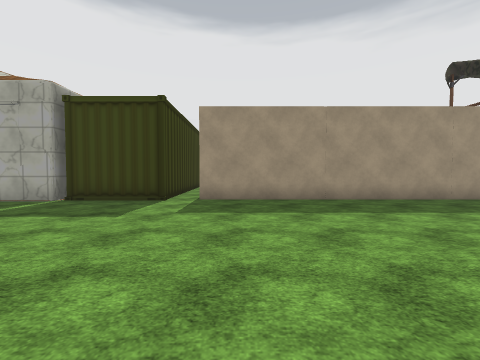
view 1 (above)

23 first-person views from a walk through a Unity game level. The camera is 1.5 m above the floor, tilts 2° down and sees 90° across. The floor is counted in squares, 1.8 m on a side. Each view is taken from the middle of a square. On the plan, view 1 faces up. The plan holds only what a view shows up to about 10 squares ahead; the rest is blank. The place goes on beyond the plan. The player character is not drawn. Some surface patterns are stand-ins.

view 2
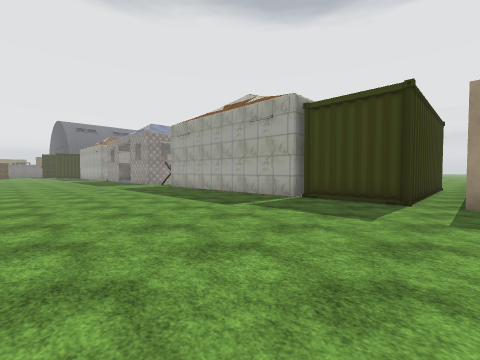

view 3
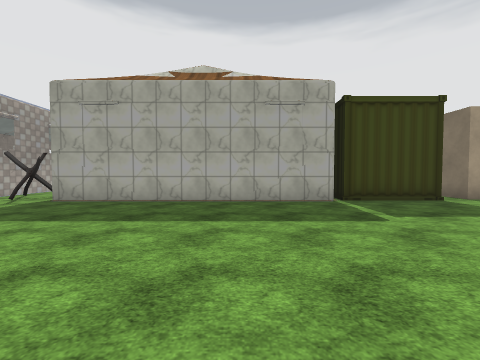

view 4
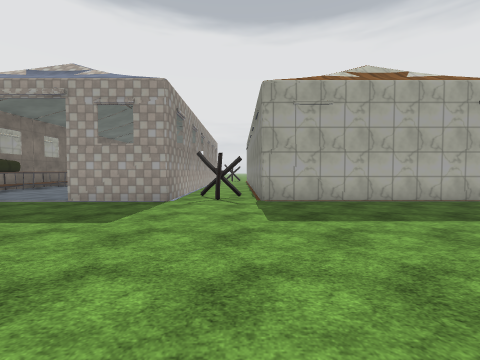

view 5
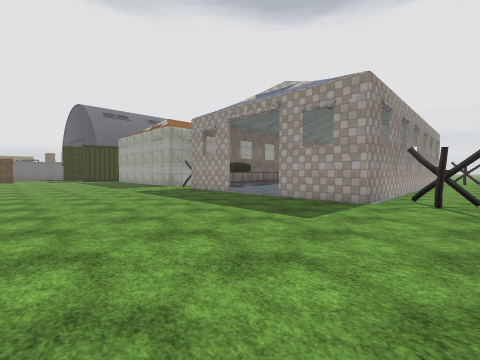

view 6
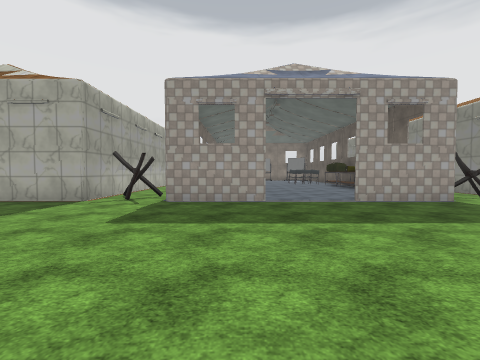

view 7
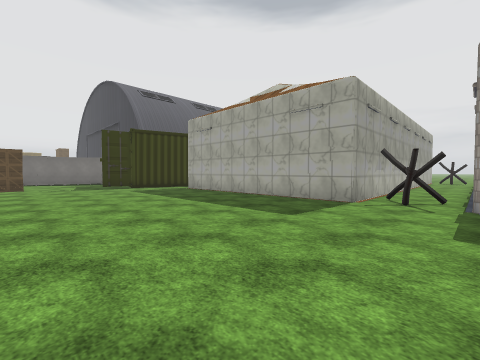

view 8
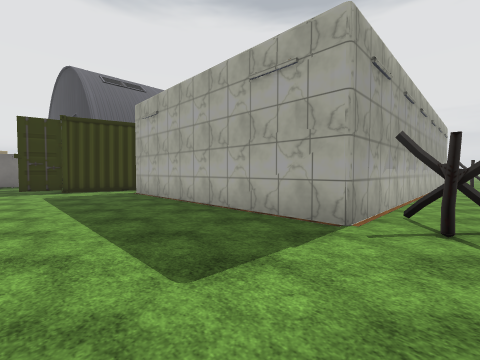

view 9
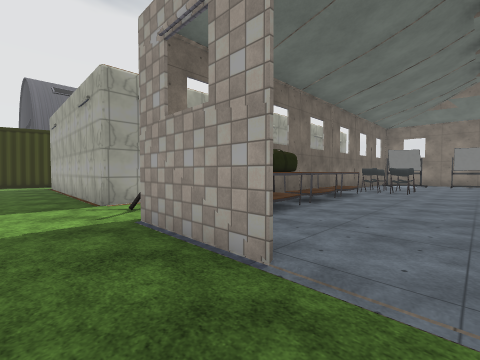

view 10
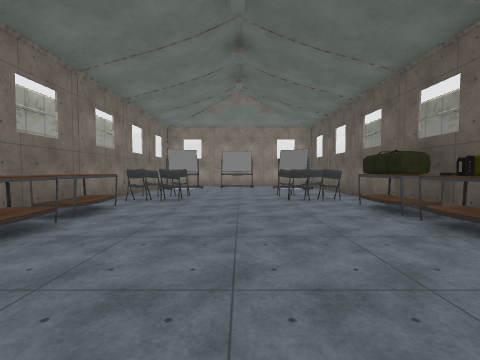

view 11
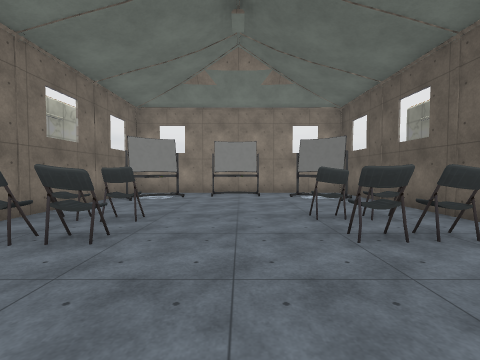

view 12
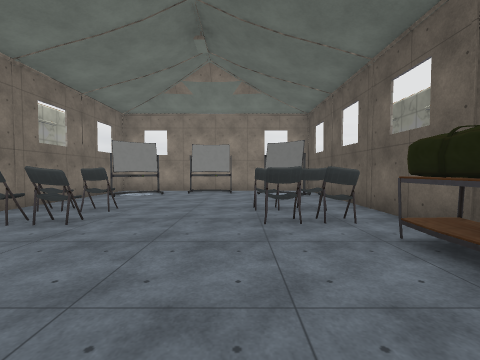

view 13
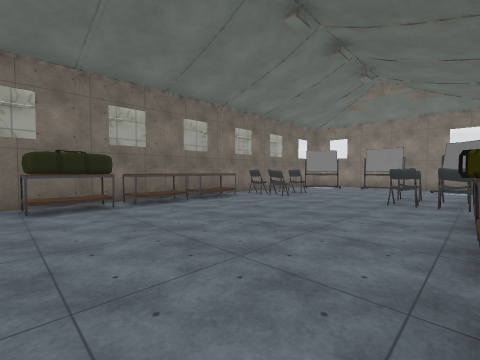

view 14
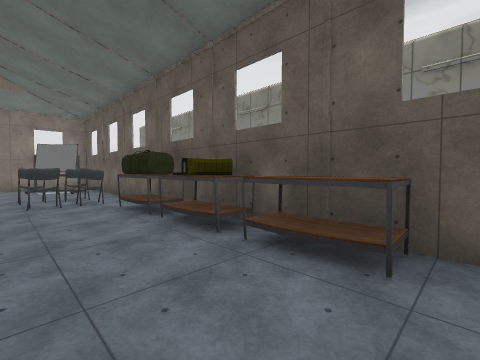

view 15
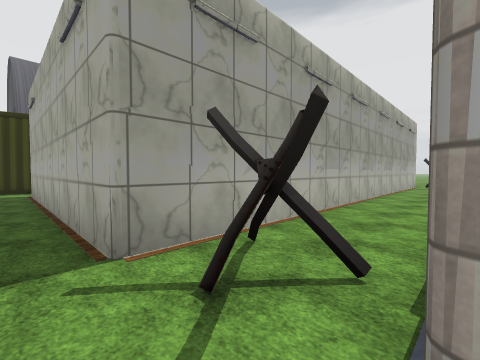

view 16
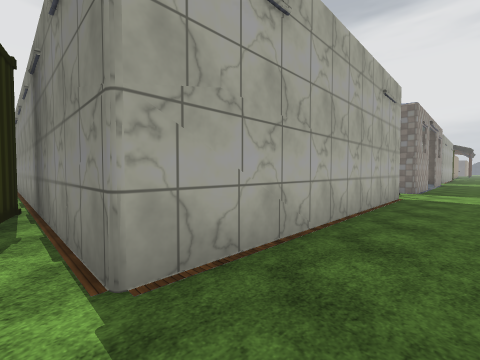

view 17
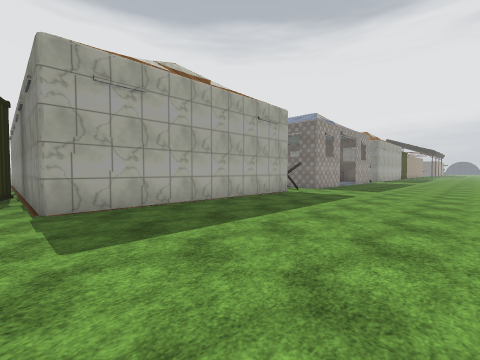

view 18
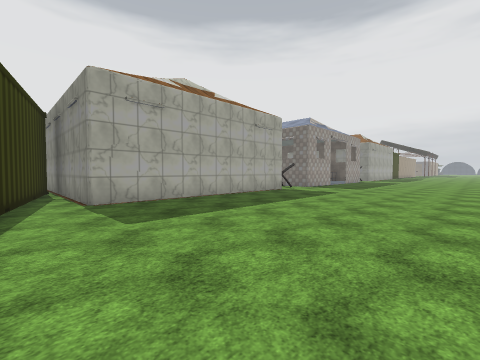

view 19
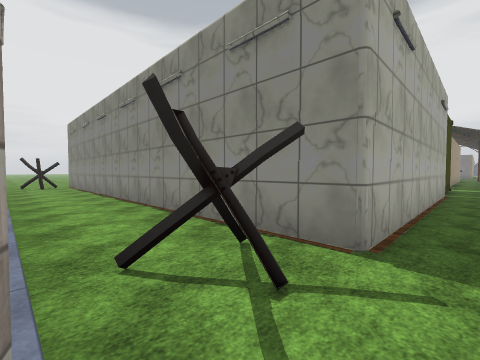

view 20
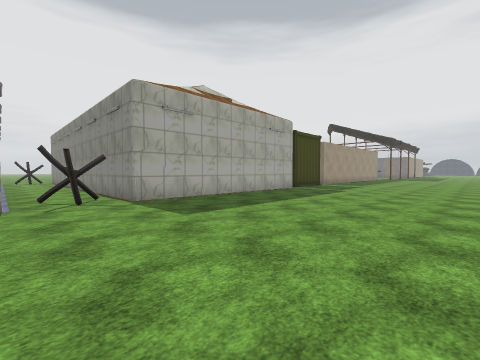

view 21
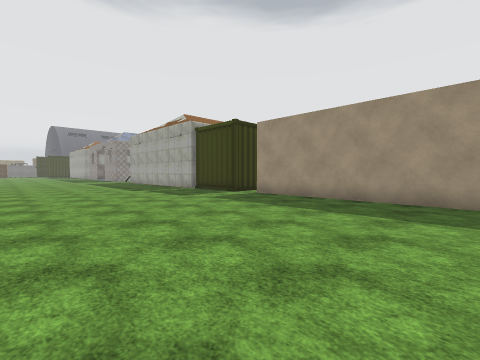

view 22
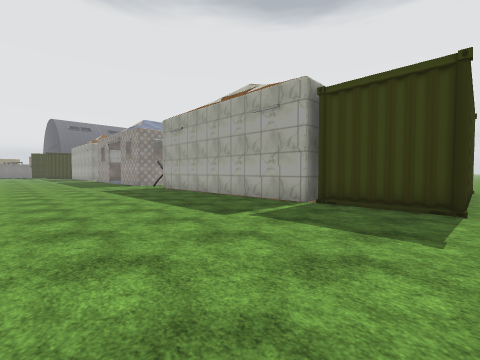

view 23
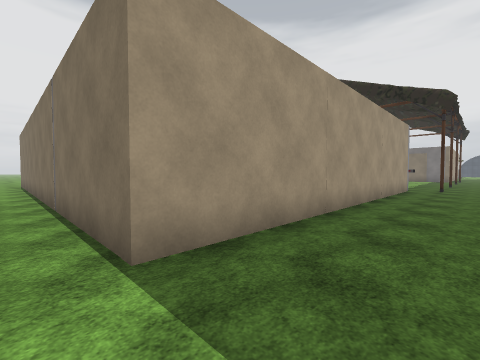

### Floor plan
Points are (right, up) in squares from view 1. A wall is a line through its corners. A room is listed if a view was taken in it or the views show most of it. See-through windows are left out.
Room 1 (views 1, 2, 3, 4, 5, 6, 7, 8, 9, 10, 11, 12, 13, 14, 15, 16, 17, 18, 19, 20, 21, 22, 23)
walls: (-16, 7.9) (-16, 12.4); (-16, 8.4) (-16, 6.7) (-18.9, 6.7); (-21.2, 6.7) (-24.1, 6.7); (-17, 12.4) (-17, 13.5); (-16.9, 12.5) (-17.1, 13.9); (-16, 13.9) (-16, 21.4) (-19.5, 21.4); (-26.4, 6.7) (-34.5, 6.7); (-5.4, 6.7) (-13.4, 6.7) (-13.4, 8.4); (-20.5, 21.4) (-24, 21.4) (-24, 7.9); (-35.8, 7.4) (-36.4, 4.7); (5.5, 7.1) (-1.2, 7.1)
ways out: opening at (-35, 6); opening at (-25, 7)
objects: table (-23, 9); table (-23, 11) to (-23, 12); table (-23, 13); chair (-23, 15); chair (-23, 16); other object (-23, 20) to (-22, 20); chair (-22, 15); chair (-22, 16); other object (-21, 20) to (-20, 21); chair (-18, 15); chair (-18, 16); other object (-18, 19) to (-17, 20); table (-17, 9) to (-17, 10); radio (-17, 11); other object (-17, 12); chair (-17, 15); chair (-17, 16); barrier (-15, 7) to (-14, 8)
Room 2 (no view inside)
walls: (-16, 12.1) (-16, 8.4); (-16, 12.4) (-16, 13.9); (-13.4, 8.4) (-13.4, 13.6)
ways out: opening at (-15, 14)
objects: table (-16, 13)

Where each view was taken, in squares from view 1:
view 1: 0 up, 0 right, facing up
view 2: 0 up, 1 left, facing up-left
view 3: 0 up, 8 left, facing up
view 4: 0 up, 14 left, facing up
view 5: 0 up, 14 left, facing up-left
view 6: 0 up, 22 left, facing up
view 7: 0 up, 24 left, facing up-left
view 8: 3 up, 25 left, facing up-left
view 9: 5 up, 20 left, facing up-left
view 10: 8 up, 20 left, facing up
view 11: 12 up, 20 left, facing up
view 12: 11 up, 19 left, facing up
view 13: 8 up, 17 left, facing up-left
view 14: 8 up, 19 left, facing up-right
view 15: 6 up, 24 left, facing up-left
view 16: 5 up, 35 left, facing up-right
view 17: 1 up, 35 left, facing up-right
view 18: 0 up, 36 left, facing up-right
view 19: 6 up, 16 left, facing up-right
view 20: 0 up, 16 left, facing up-right
view 21: 0 up, 5 right, facing up-left
view 22: 1 up, 2 left, facing up-left
view 23: 5 up, 2 left, facing up-right
